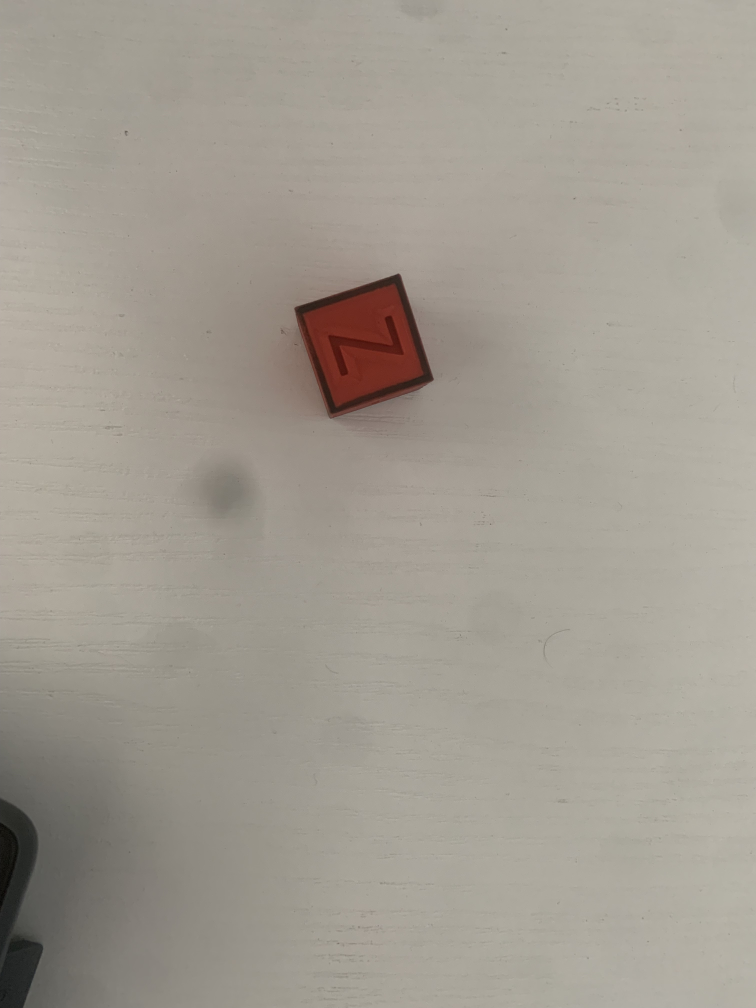
#> input picture images/sample.jpg, 3024 x 4032 px (shown at 1/4 size)
$ python HoughLineTransform.py
#> lines starting #> are read from the running program, lines starting #| are printed output that depends on the picture; after the words box and inside, x2 and y2 are one past the last pixel; in counts of white or black regions, pixels touching at a corner belong together; long printed decimals are rounded
import cv2
import numpy as np

# Load the image
image_path = './images/sample.jpg'
image = cv2.imread(image_path, cv2.IMREAD_COLOR)
#> image is the input picture: shape (4032, 3024, 3); mean B, G, R 145.2, 155.4, 161.4

# Convert to grayscale
gray = cv2.cvtColor(image, cv2.COLOR_BGR2GRAY)

# Apply Gaussian blur to reduce noise
blurred = cv2.GaussianBlur(gray, (5, 5), 0)

# Apply Canny edge detection
edges = cv2.Canny(blurred, threshold1=30, threshold2=150)
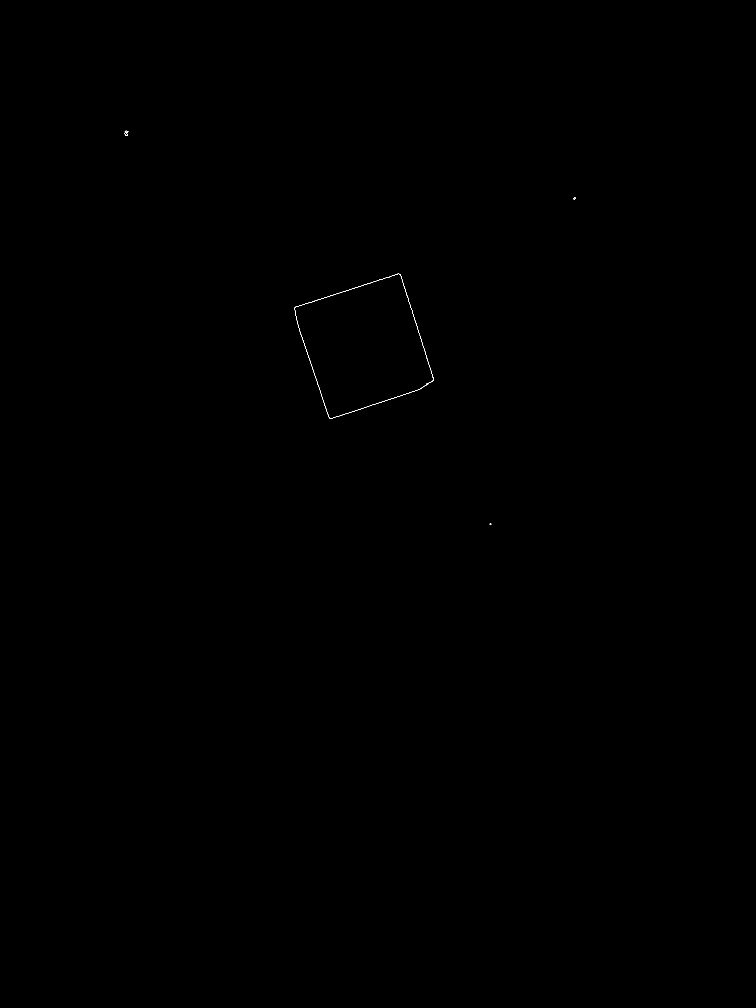
#> edges: shape (4032, 3024) (shown at 1/4 size); 0.02% white in thin lines or dots, all inside (x1, y1, x2, y2) = (498, 523, 2302, 2099)

# Find lines using Hough Line Transform
lines = cv2.HoughLines(edges, 1, np.pi / 180, threshold=100)
#> lines = [[1534, 1.26], [2001, 1.26], [-1183, 2.83], [-702, 2.81], [-734, 2.83], [-1214, 2.84]]

# Loop through detected lines
for line in lines:
    rho, theta = line[0]
    angle = theta * 180 / np.pi

    # Filter lines based on angle
    if 45 <= angle <= 135 or 225 <= angle <= 315:
        a = np.cos(theta)
        b = np.sin(theta)
        x0 = a * rho
        y0 = b * rho

        x1 = int(x0 + 1000 * (-b))
        y1 = int(y0 + 1000 * (a))
        x2 = int(x0 - 1000 * (-b))
        y2 = int(y0 - 1000 * (a))

        # Draw lines on the image
        cv2.line(image, (x1, y1), (x2, y2), (0, 0, 255), 2)
#> this loop made 6 passes
#> (rho, theta, angle, a, b, x0, y0, x1) on passes 1 to 2: (1534, 1.26, 72, 0.309, 0.951, 474, 1458.9, -477), (2001, 1.26, 72, 0.309, 0.951, 618.3, 1903.1, -332)
#> (rho, theta, angle) on passes 3 to 6: (-1183, 2.83, 162), (-702, 2.81, 161), (-734, 2.83, 162), (-1214, 2.84, 163)
print(angle)
#| 163.000

cv2.imshow('Square Orientation', image)
cv2.waitKey(0)
cv2.destroyAllWindows()
